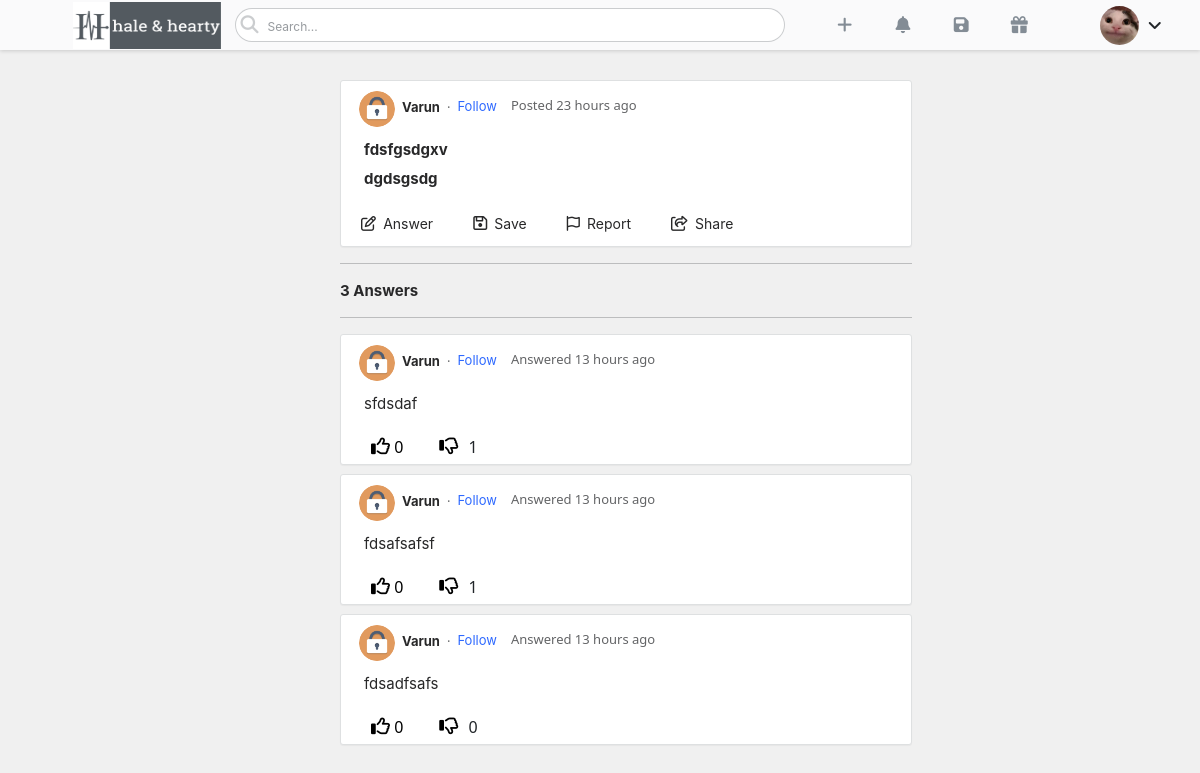
Screenshot of /posts/7/ (signed in) with the database file from the repository.
### main/models.py (models this page shows, shortened)
class Profile(models.Model):
    user = models.OneToOneField(User,on_delete=models.CASCADE)
    image = models.ImageField(default="default.PNG",upload_to = "profile_pics")
    about = models.TextField(default="Hey there, fellow HaleHeartian")
    location = models.CharField(max_length=100)
    usercreated = models.DateTimeField(default=now)
    followers = models.ManyToManyField(User,blank=True,related_name="followers")
    coins = models.IntegerField(default=0)

class Post(models.Model):
    author = models.ForeignKey(User,on_delete=models.CASCADE)
    title = models.CharField(max_length=150)
    body = RichTextField(blank = True,null = True)
    created = models.DateTimeField(default=now)
    favourite = models.ManyToManyField(User,related_name="favourite",blank = True)

class Comment(models.Model):
    body = RichTextField(blank = True,null = True)
    user = models.ForeignKey(User,on_delete=models.CASCADE)
    post = models.ForeignKey(Post,on_delete=models.CASCADE,null=True)
    commented = models.DateTimeField(default=now)
    likes = models.ManyToManyField(User,blank=True,related_name="likes")
    dislikes = models.ManyToManyField(User,blank=True,related_name="dislikes")

### main/views.py (the view, shortened to what this page needs)
# urls.py: path('posts/<int:pk>/',PostDetailview.as_view(),name = "post_detail"),
class PostDetailview(View,LoginRequiredMixin):
    def get(self,request,pk,*args,**kwargs):
        if request.user.is_authenticated:
            post = Post.objects.get(pk=pk)
            form = CommentForm()
            commentss = Comment.objects.filter(post=post)
            numberofcomments = len(commentss)
            haha = Post.objects.filter(favourite = request.user)
            comments = Comment.objects.filter(post=post).order_by('-commented')
            context = {
                "form":form,
                "post":post,
                'comments':comments,
                'numberofcomments':numberofcomments,
                'haha':haha
            }
            return render(request,"post_detail.html",context)
        else:
            return redirect("/")

### main/forms.py
class CommentForm(forms.ModelForm):
    class Meta:
        model = Comment
        fields = ['body']

### templates/post_detail.html (shortened to what this page needs)
{% load static %}
{% load humanize %}
{% load social_share %}
<!DOCTYPE html>
<html lang="en">
<head>
    <link href="https://cdn.jsdelivr.net/npm/bootstrap@5.1.0/dist/css/bootstrap.min.css" rel="stylesheet">
    <link rel="stylesheet" href="{% static 'css/home.css' %}">
</head>
<body style="background-color: rgba(165, 165, 165, 0.164);">
    <header class="navbarr">
        <div class="logo">
            <a href="{% url 'home' %}"><img src="{% static 'images/logoboi.PNG' %}" class="mylogogpbrr" alt="" width="148px" height="47px" style="cursor: pointer;position: relative;left: 30px;"></a>
        </div>
        <div class="searchdiv">
            <i class="fas fa-search"></i>
            <input type="search" class="searchh" placeholder="Search...">
        </div>
        <div class="iconsdivuser">
            <a href="{% url 'ask_question' %}"><i class="fas fa-plus" data-bs-toggle="tooltip" title = "Ask Questions"></i></a>
            <a href="{% url 'notifications' %}"><i class="fas fa-bell" data-bs-toggle="tooltip" title="Notifications"></i></a>
            <a href="{% url 'saveposts' %}"><i class="fas fa-save" data-bs-toggle="tooltip" title = "Saved Posts"></i></a>
            <a href="{% url 'reddemcoins' %}"><i class="fas fa-gift" data-bs-toggle="tooltip" title = "Redeem Coins"></i></a>
        </div>
        <div class="userdiv">
            <img src="{{user.profile.image.url}}" data-bs-toggle="tooltip" title = "{{request.user}}" width="39px" height="39px" class="userprofilebruh">
            <i class="fas fa-angle-down" onclick="usernav()"></i>
        </div>
    </header>
    <div class="postdivgobrr" style="margin-top: 80px;">
        <div class="postdivheader">
            <img src="{{post.author.profile.image.url}}" alt="" width="36px" height="36px" class="postdivheaderimg">
            <a href="{% url 'profile' post.author.pk %}"><p class="postdivheadername">{{post.author}}</p></a>
            <span>.</span>
            <a href="{% url 'profile' post.author.profile.pk %}"><p class="postdivheaderfollow">Follow</p></a>
            <p class="whenposted">Posted {{post.created|naturaltime}}</p>
        </div>
        <div class="titlestuff">
            <a href="{% url 'post_detail' post.pk %}" target="_blank">
                {{post.title}}
            </a>
        </div>
        <div class="bodystuff">
            {{post.body|safe}}
        </div>
        <div class="bottom-stuff">
            <div class="answer-field" onclick="openasnwerpanel()">
                <i class="far fa-edit"></i>
                <span class="answer">Answer</span>
            </div>
            <a>
                <form action="{% url 'save_post' post.pk %}" id = "plxhelpme" onclick="jajajaja()" method="post">
                    <div class="save-field">
                        <i class="far fa-save"></i>
                        <span class="save">Save</span>
                    </div>
                </form>
            </a>
            <div class="report-field" data-bs-toggle="modal" data-bs-target="#modalofreport">
                <i class="far fa-flag"></i>
                <span class="report">Report</span>
            </div>
            <div class="share-field" data-bs-toggle="modal" data-bs-target="#sharepostshahahhha">
                <i class="far fa-share-square" data-bs-toggle="tooltip" title="Share"></i>
                <span class="share">Share</span>
            </div>
        </div>
  </div>
    <hr width="572px" style="position: relative;left: 340px;">
    {% if comments %}
        <p style="color: #282829;font-family: -apple-system, BlinkMacSystemFont, 'Segoe UI', Roboto, Oxygen, Ubuntu, Cantarell, 'Open Sans', 'Helvetica Neue', sans-serif;font-size: 15px;font-weight: bold;line-height: 21px;margin-left: 340px;">{{numberofcomments}} Answers</p>
        <hr width="572px" style="position: relative;left: 340px;">
    {% endif %}
  {% for comment in comments %}
    <div class="postanswersdiv">
        <div class="topstuff">
            <img src="{{comment.user.profile.image.url}}" width="36px" height="36px" alt="">
            <a href="{% url 'profile' comment.user.profile.pk %}"><p class="username">{{comment.user}}</p></a>
            <span>.</span>
            <a href="{% url 'profile' comment.user.profile.pk %}"><p class="followshit">Follow</p></a>
            <p class="whenanswered">Answered {{comment.commented|naturaltime}}</p>
        </div>
        <div class="bodystuff">
            {{comment.body|safe}}
        </div>
        <div class="bottomstuff" style="display: flex;">
            <form action="{% url 'addlikes' post.pk comment.pk %}" method = "POST">
                <button type="submit" style="background-color: transparent;border: none;outline: none;">
                    <i class="far fa-thumbs-up" style="font-size: 19px;margin-left: 24px;margin-bottom: 7px;" data-bs-toggle="tooltip" data-bs-placement="top" title = "Upvote Answer" onclick="colorblue()" id = "thumbsup"></i>
                    <span>{{comment.likes.all.count}}</span>
                </button>
            </form>
            <form action="{% url 'adddislikes' post.pk comment.pk %}" method = "POST">
                <button type="submit" style="background-color: transparent;border: none;outline: none;">
                    <i class="far fa-thumbs-down" style="font-size: 19px;margin-left: 24px;margin-bottom: 7px;" data-bs-toggle="tooltip" data-bs-placement="bottom" title = "Downvote Answer" onclick="colororange()" id = "thumbsdown"></i>
                </button>
                <span>{{comment.dislikes.all.count}}</span>
            </form>
        </div>
    </div>
  {% endfor %}
</body>
</html>

### rows the page displays
Post: author.profile.image (picture), author "Varun", created "23 hours ago", title "fdsfgsdgxv", body "dgdsgsdg"
Comment: user.profile.image (picture), user "Varun", commented "13 hours ago", body "sfdsdaf", likes.all.count "0", dislikes.all.count "1"
Comment: user.profile.image (picture), user "Varun", commented "13 hours ago", body "fdsafsafsf", likes.all.count "0", dislikes.all.count "1"
Comment: user.profile.image (picture), user "Varun", commented "13 hours ago", body "fdsadfsafs", likes.all.count "0", dislikes.all.count "0"

### other values shown
{{ numberofcomments }} "3"
